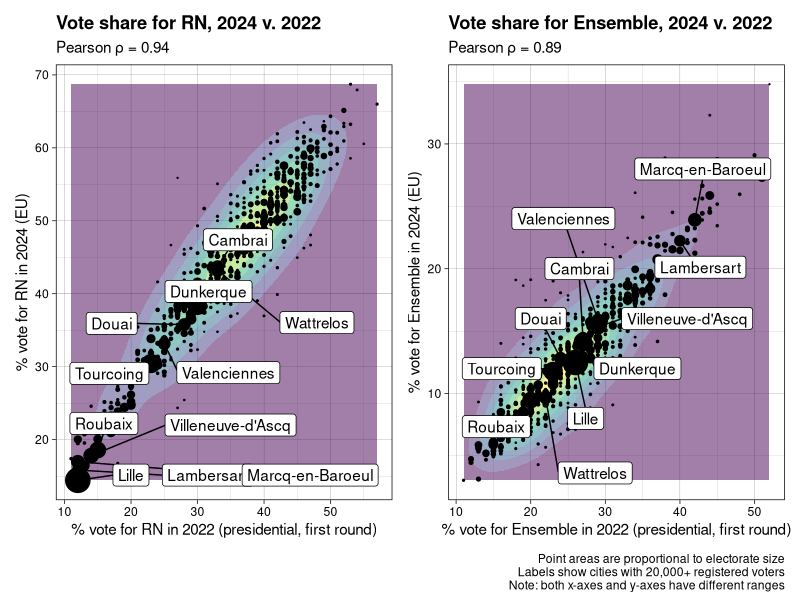
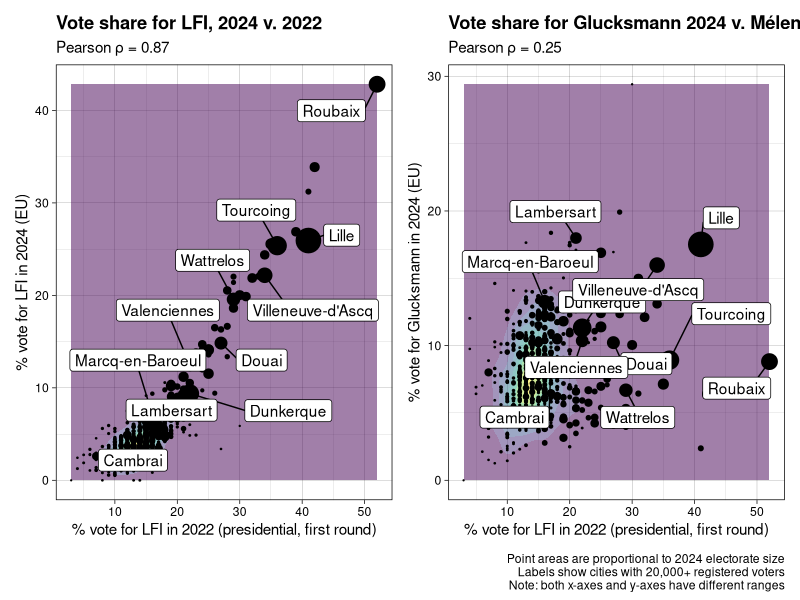
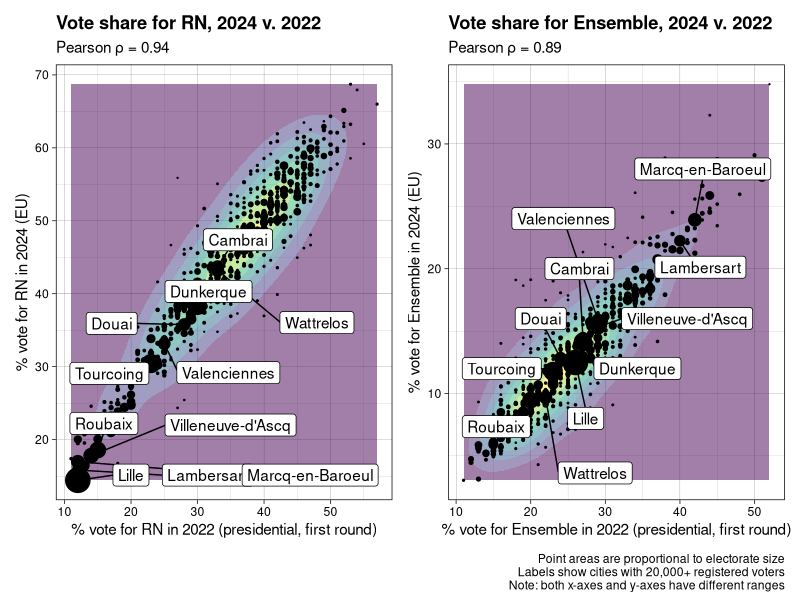
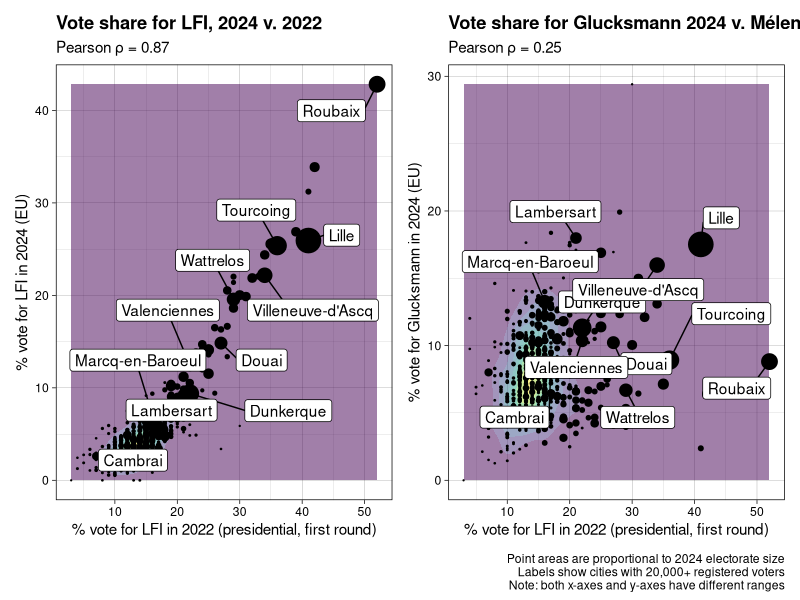

Recreate these plots in R, in order.
library(patchwork)
library(tidyverse)

# vote shares for RN 2024 v. Le Pen 2022

pre22 <- readr::read_tsv("data-elections/pre-2022/vshares-pre-2022.tsv")
eur24 <- readr::read_tsv("data-elections/eur-2024/results-eur-2024.tsv") %>%
  group_by(city, code) %>%
  summarise(exp24 = sum(n),
            bardella = n[ nuance == "LRN" ] / exp24,
            ensemble = n[ nuance == "LENS" ] / exp24,
            melenchon = n[ nuance == "LFI" ] / exp24,
            glucksmann = n[ nuance == "LUG" ] / exp24) %>%
  ungroup()

lbl <- format(10^(1:5), big.mark = ",", scientific = FALSE, trim = TRUE)

v <- full_join(pre22, select(eur24, -city), by = "code") %>%
  # add electorate size
  full_join(readr::read_tsv("data-elections/eur-2024/turnout-eur-2024.tsv") %>%
              select(-city),
            by = "code")

# RN 2024 v 2022
p1 <- ggplot(v, aes(100 * le_pen_r1, 100 * bardella)) +
  geom_density_2d_filled(alpha = 0.5, show.legend = FALSE) +
  geom_point(aes(size = ins)) +
  ggrepel::geom_label_repel(data = filter(v, ins > 2e4),
                            aes(label = city),
                            box.padding = 0.7, max.overlaps = Inf,
                            min.segment.length = 0, seed = 202459) +
  scale_size_area("Electorate size (2024)", max_size = 8,
                  breaks = 10^(1:5), labels = lbl, guide = "none") +
  labs(title = "Vote share for RN, 2024 v. 2022",
       subtitle = str_c("Pearson \u03c1 = ",
                        round(cor(v$le_pen_r1, v$bardella), 2)),
       y = "% vote for RN in 2024 (EU)",
       x = "% vote for RN in 2022 (presidential, first round)") +
  theme_linedraw() +
  theme(plot.title = element_text(face = "bold", hjust = 0))

# Ensemble 2024 v 2022
p2 <- ggplot(v, aes(100 * macron_r1, 100 * ensemble)) +
  geom_density_2d_filled(alpha = 0.5, show.legend = FALSE) +
  geom_point(aes(size = ins)) +
  ggrepel::geom_label_repel(data = filter(v, ins > 2e4),
                            aes(label = city),
                            box.padding = 0.7, max.overlaps = Inf,
                            min.segment.length = 0, seed = 202459) +
  scale_size_area("Electorate size (2024)", max_size = 8,
                  breaks = 10^(1:5), labels = lbl, guide = "none") +
  labs(title = "Vote share for Ensemble, 2024 v. 2022",
       subtitle = str_c("Pearson \u03c1 = ",
                        round(cor(v$macron_r1, v$ensemble), 2)),
       y = "% vote for Ensemble in 2024 (EU)",
       x = "% vote for Ensemble in 2022 (presidential, first round)") +
  theme_linedraw() +
  theme(plot.title = element_text(face = "bold", hjust = 0))

# Mélenchon 2024 v 2022
p3 <- ggplot(v, aes(100 * melenchon_r1, 100 * melenchon)) +
  geom_density_2d_filled(alpha = 0.5, show.legend = FALSE) +
  geom_point(aes(size = ins)) +
  ggrepel::geom_label_repel(data = filter(v, ins > 2e4),
                            aes(label = city),
                            box.padding = 0.7, max.overlaps = Inf,
                            min.segment.length = 0, seed = 202459) +
  scale_size_area("Electorate size (2024)", max_size = 8,
                  breaks = 10^(1:5), labels = lbl, guide = "none") +
  labs(title = "Vote share for LFI, 2024 v. 2022",
       subtitle = str_c("Pearson \u03c1 = ",
                        round(cor(v$melenchon_r1, v$melenchon), 2)),
       y = "% vote for LFI in 2024 (EU)",
       x = "% vote for LFI in 2022 (presidential, first round)") +
  theme_linedraw() +
  theme(plot.title = element_text(face = "bold", hjust = 0))

# Glucksmann 2024 v Mélenchon 2022
p4 <- ggplot(v, aes(100 * melenchon_r1, 100 * glucksmann)) +
  geom_density_2d_filled(alpha = 0.5, show.legend = FALSE) +
  geom_point(aes(size = ins)) +
  ggrepel::geom_label_repel(data = filter(v, ins > 2e4),
                            aes(label = city),
                            box.padding = 0.7, max.overlaps = Inf,
                            min.segment.length = 0, seed = 202459) +
  scale_size_area("Electorate size (2024)", max_size = 8,
                  breaks = 10^(1:5), labels = lbl, guide = "none") +
  labs(title = "Vote share for Glucksmann 2024 v. Mélenchon 2022",
       subtitle = str_c("Pearson \u03c1 = ",
                        round(cor(v$melenchon_r1, v$glucksmann), 2)),
       y = "% vote for Glucksmann in 2024 (EU)",
       x = "% vote for LFI in 2022 (presidential, first round)") +
  theme_linedraw() +
  theme(plot.title = element_text(face = "bold", hjust = 0))

p1 + p2 + plot_layout(ncol = 2, widths = c(1, 1), heights = NA) +
  plot_annotation(
    caption = str_c("Point areas are proportional to electorate size\n",
                    "Labels show cities with 20,000+ registered voters\n",
                    "Note: both x-axes and y-axes have different ranges")
  )

ggsave("plot-vshares/plot-vshares-rn-ensemble.jpg", width = 14, height = 7)

p3 + p4 + plot_layout(ncol = 2, widths = c(1, 1), heights = NA) +
  plot_annotation(
    caption = str_c("Point areas are proportional to 2024 electorate size\n",
                    "Labels show cities with 20,000+ registered voters\n",
                    "Note: both x-axes and y-axes have different ranges")
  )

ggsave("plot-vshares/plot-vshares-lfi-glucksmann.jpg", width = 14, height = 7)

# kthxbye
